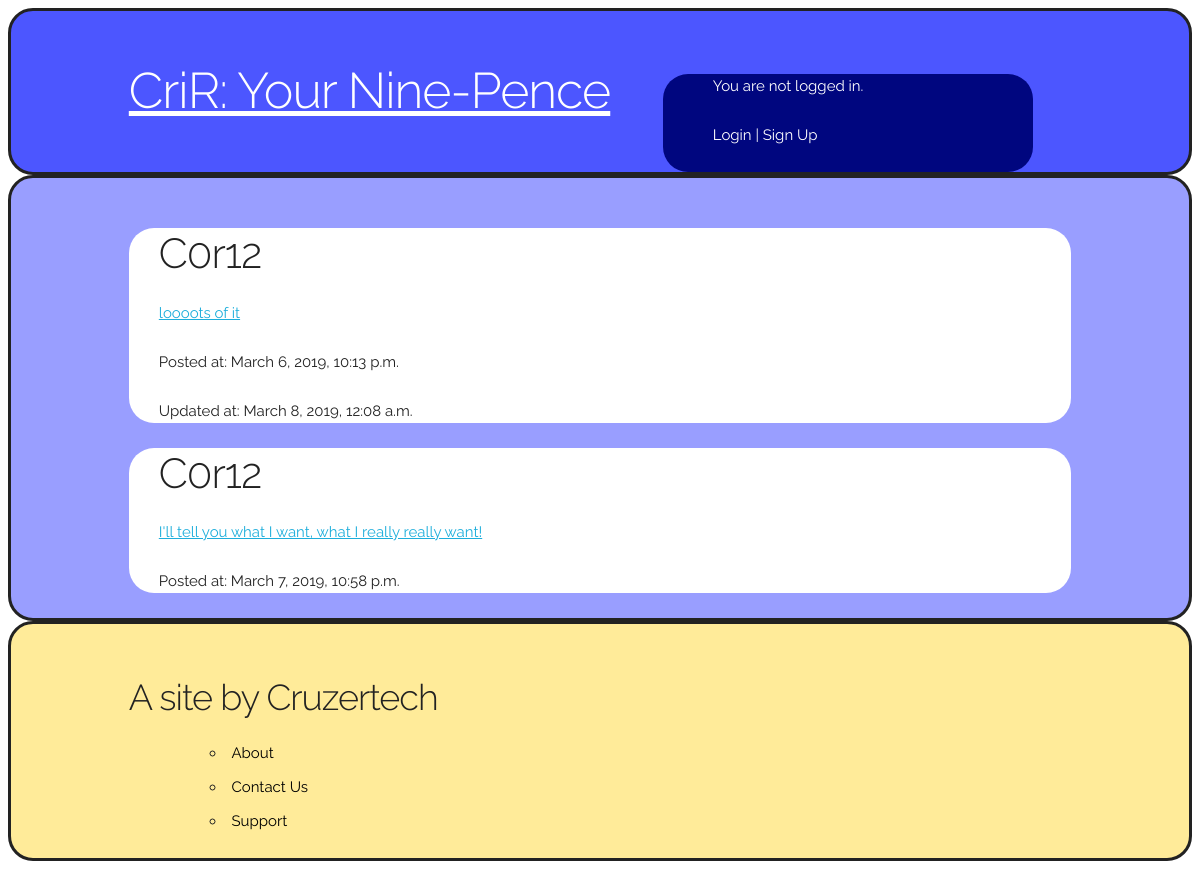
/accounts/posts/C0r12/, run on the app's committed database.
### criRapp/models.py (models this page shows, shortened)
class Cri(models.Model):
    author = models.ForeignKey('auth.user', on_delete=models.CASCADE)
    created = models.DateTimeField(auto_now_add=True)
    updated = models.DateTimeField(auto_now=True)
    body = models.CharField(max_length=200)
    photo = models.ImageField(upload_to='images/')
    @property
    def created_updated_differ(self):
        return(self.updated - self.created) > timedelta(seconds=1)

### accounts/views.py (the view)
# urls.py: path('posts/<str:user>/', views.UserPostListView.as_view(), name = 'user_cri_list')
class UserPostListView(generic.ListView):
    model = Cri
    template_name = 'home.html'
    def get_queryset(self):
        return Cri.objects.filter(author__username__exact=self.kwargs['user'])

### criRapp/templates/criRapp/cri_list.html (shortened to what this page needs)
{% extends 'criRapp/base.html' %}
{% block content %}
  {% for x in object_list %}
    <div class="post-entry">
      <h2>{{ x.author }}</h2>
      <p><a href="{% url 'cri_detail' x.pk %}">{{ x.body }}</a></p>
      <p>Posted at: {{ x.created }}</p>
      {% if x.created_updated_differ %}
        <p>Updated at: {{ x.updated }}</p>
      {% endif %}
    </div>
  {% endfor %}
{% endblock content %}

### static/css/base.css (style rules this page uses)
html { font-size: 62.5%; }
body { font-size: 1.5em; line-height: 1.6; font-weight: 400; font-family: "Raleway", "HelveticaNeue", "Helvetica Neue", Helvetica, Arial, sans-serif; color: #222; }
h1, h2, h3, h4, h5, h6 { margin-top: 0; margin-bottom: 2rem; font-weight: 300; }
h2 { font-size: 3.6rem; line-height: 1.25; letter-spacing: -.1rem; }
@media (min-width: 550px) { h2 { font-size: 4.2rem; } }
p { margin-top: 0; }
a { color: #1EAEDB; }
pre, blockquote, dl, figure, table, p, ul, ol, form { margin-bottom: 2.5rem; }
.post-entry { background: white; border-radius: 25px; padding-left: 30px; }

### data on the page
Cri: author "C0r12", body "loooots of it", created "March 6, 2019, 10:13 p.m.", updated "March 8, 2019, 12:08 a.m."
Cri: author "C0r12", body "I'll tell you what I want, what I really really want!", created "March 7, 2019, 10:58 p.m."
